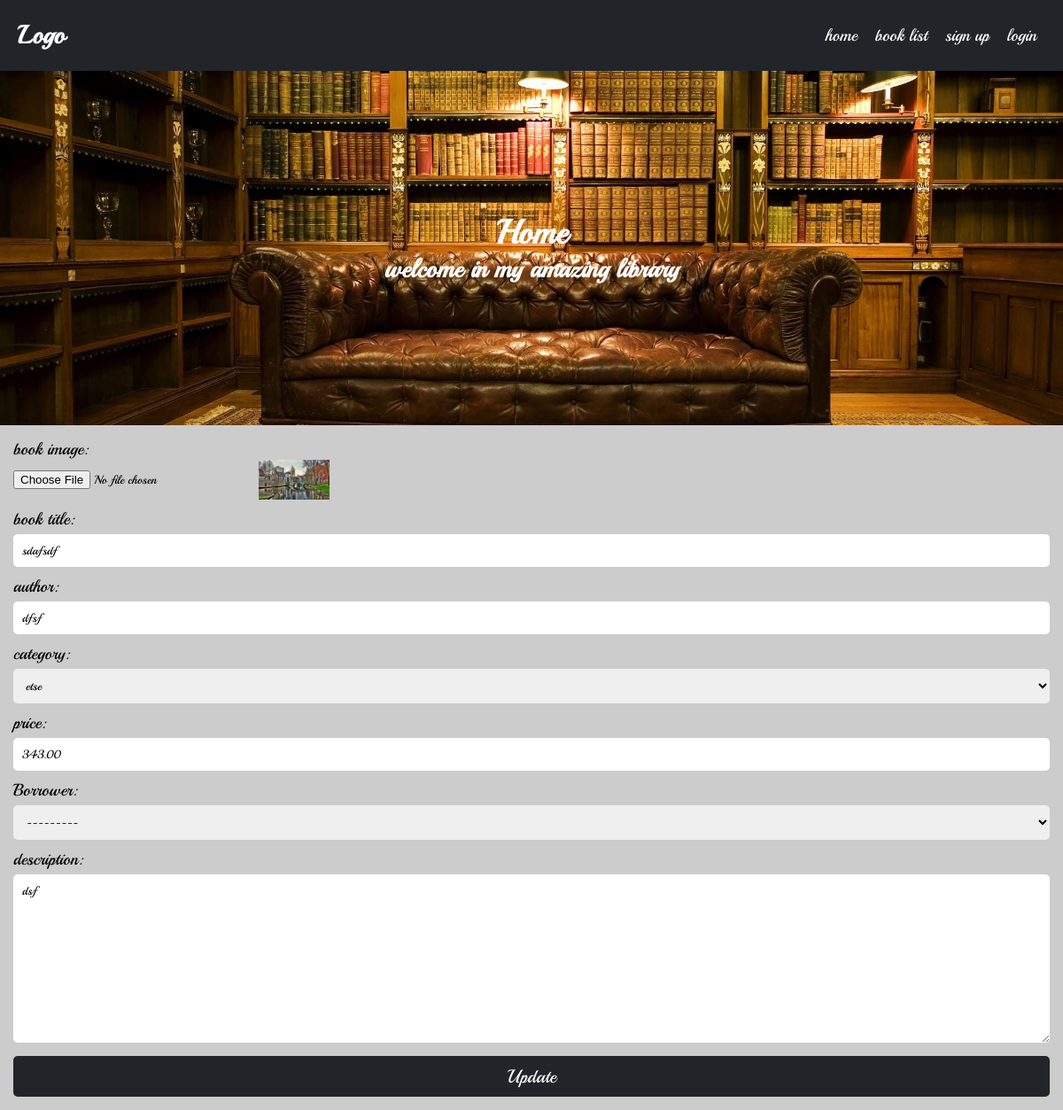
Before: /books/update/sdafsdf/ with the older database file.
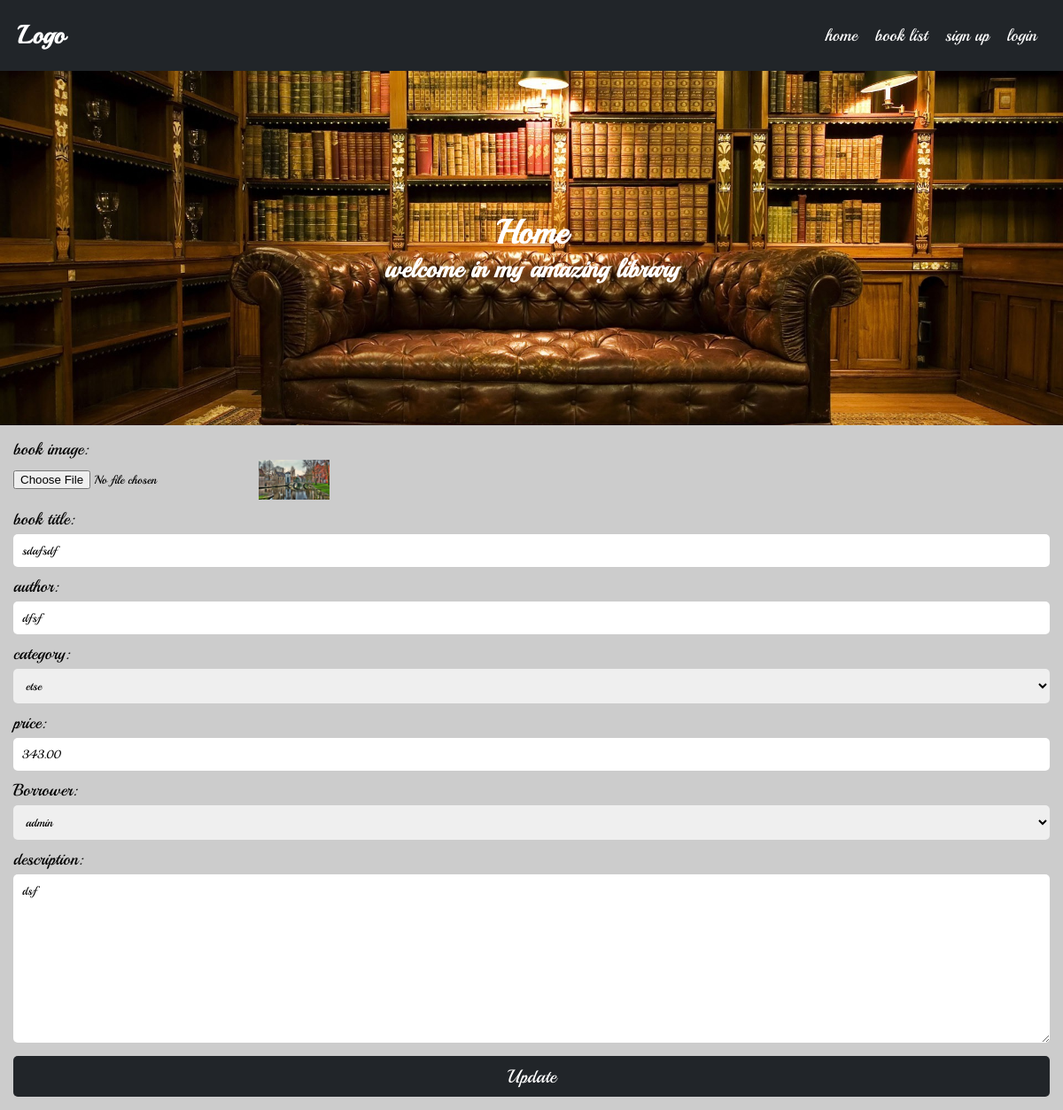
After: the same page with the newer database file.
### books/models.py (models this page shows, shortened)
class Book(BasicModel):
    uploaded_by = models.ForeignKey(User, on_delete=models.CASCADE, related_name='books')
    category = models.ForeignKey(Category, on_delete=models.CASCADE, related_name='books')
    viewers = models.ManyToManyField(User, through=Viewers, related_name='viewed_books')
    title = models.CharField(max_length=100)
    author = models.CharField(max_length=100)
    price = models.DecimalField(max_digits=5, decimal_places=2)
    description = models.TextField()
    borrower = models.ForeignKey(User, on_delete=models.SET_NULL, related_name='borrowed_books', null=True, blank=True)
    objects = BookManager()
    class Meta:
        verbose_name = 'Book'
        verbose_name_plural = 'Books'

class BookImage(BasicModel):
    image = models.ImageField(upload_to=book_cover_path, null=True, blank=True)
    book = models.OneToOneField(Book, on_delete=models.CASCADE, related_name='image', null=True, blank=True)
    class Meta:
        verbose_name = 'Book Image'
        verbose_name_plural = 'Book Images'
    @property
    def url(self):
        return self.image.url

### books/views.py (the view, shortened to what this page needs)
# urls.py: path('update/<slug:slug>/', views.BookUpdateView.as_view(), name='update_book'),
class BookUpdateView(UpdateView):
    model = Book
    form_class = UpdateBookForm
    template_name = 'books/update_book.html'
    def get_queryset(self):
        return Book.objects.active().filter(slug=self.kwargs['slug'])

### books/forms.py
class UpdateBookForm(forms.ModelForm):
    title = forms.CharField(max_length=100, required=True,widget=forms.TextInput(attrs={'placeholder': 'Enter the book title'}))
    author = forms.CharField(max_length=100, required=True,widget=forms.TextInput(attrs={'placeholder': 'Enter the book author'}))
    price = forms.DecimalField(max_digits=10, decimal_places=2, required=True,widget=forms.NumberInput(attrs={'placeholder': 'Enter the book price'}))
    description = forms.CharField(max_length=500, required=True,widget=forms.Textarea(attrs={'placeholder': 'Enter the book description'}))
    image = forms.FileField(required=False,widget=forms.FileInput(attrs={'placeholder': 'Upload the book image'}))
    class Meta:
        model = Book
        fields = ('title', 'author', 'price', 'category', 'description', 'image','borrower')

### books/models.py (called while the page is built)
    def get_queryset(self):
        return queryset(self.model, using=self._db)

    def active(self):
        return self.get_queryset().filter(active=True)

### categories/models.py (called while the page is built)
    def __str__(self):
        return self.title

### templates/books/update_book.html (shortened to what this page needs)
{% extends "base.html" %}
{% load static %}
{% block content %}
<form class="form" method="post" enctype="multipart/form-data">
    <div class="input-container">
        <label for="bookImage">book image:</label>
        <div style="display: flex;align-items: center">
            {{form.image}}
            <img src="{{form.instance.image.url}}" width="80">
        </div>
    </div>
    <div class="input-container">
        <label for="bookTitle">book title:</label>
        {{form.title}}
    </div>
    <div class="input-container">
        <label for="bookAuthor">author:</label>
        {{form.author}}
    </div>
    <div class="input-container">
        <label for="bookCategory">category:</label>
        {{form.category}}
    </div>
    <div class="input-container">
        <label for="bookPrice">price:</label>
        {{form.price}}
    </div>
    <div class="input-container">
        <label for="bookStatus">Borrower:</label>
        {{form.borrower}}
    </div>
    <div class="input-container">
        <label for="bookDescription">description:</label>
        {{form.description}}
    </div>
    <input type="submit" value="Update" id="update-book-button" class="btn-6 btn-dark">
</form>
{% endblock %}

Changed rows visible on the page:
changed Book "sdafsdf": borrower "---------" → "admin"
